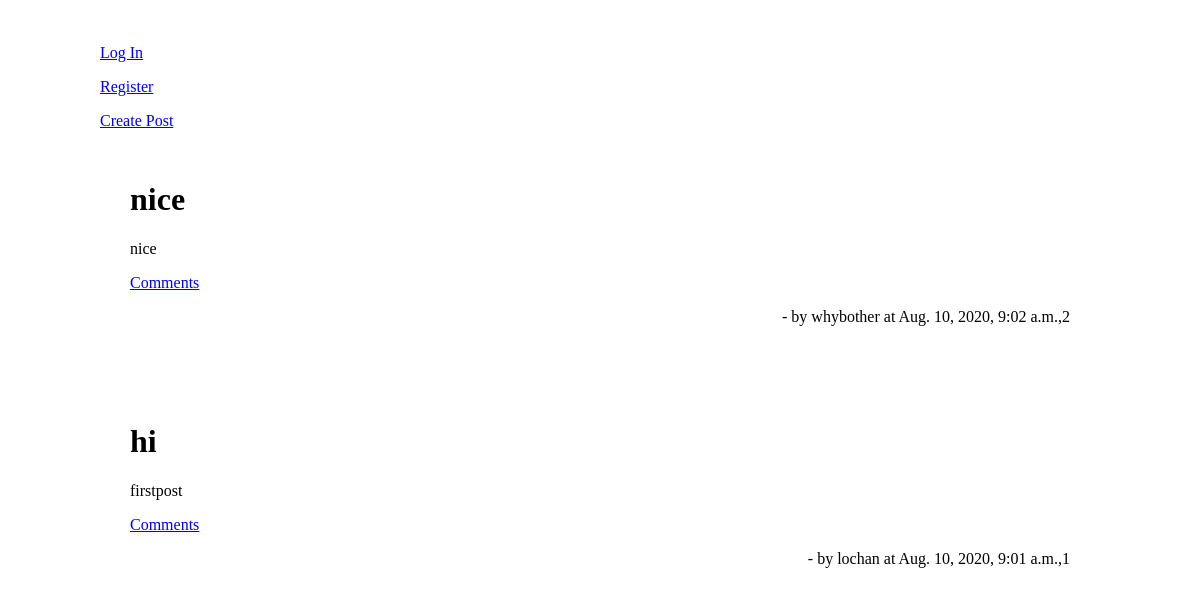
Before: / with the older database file.
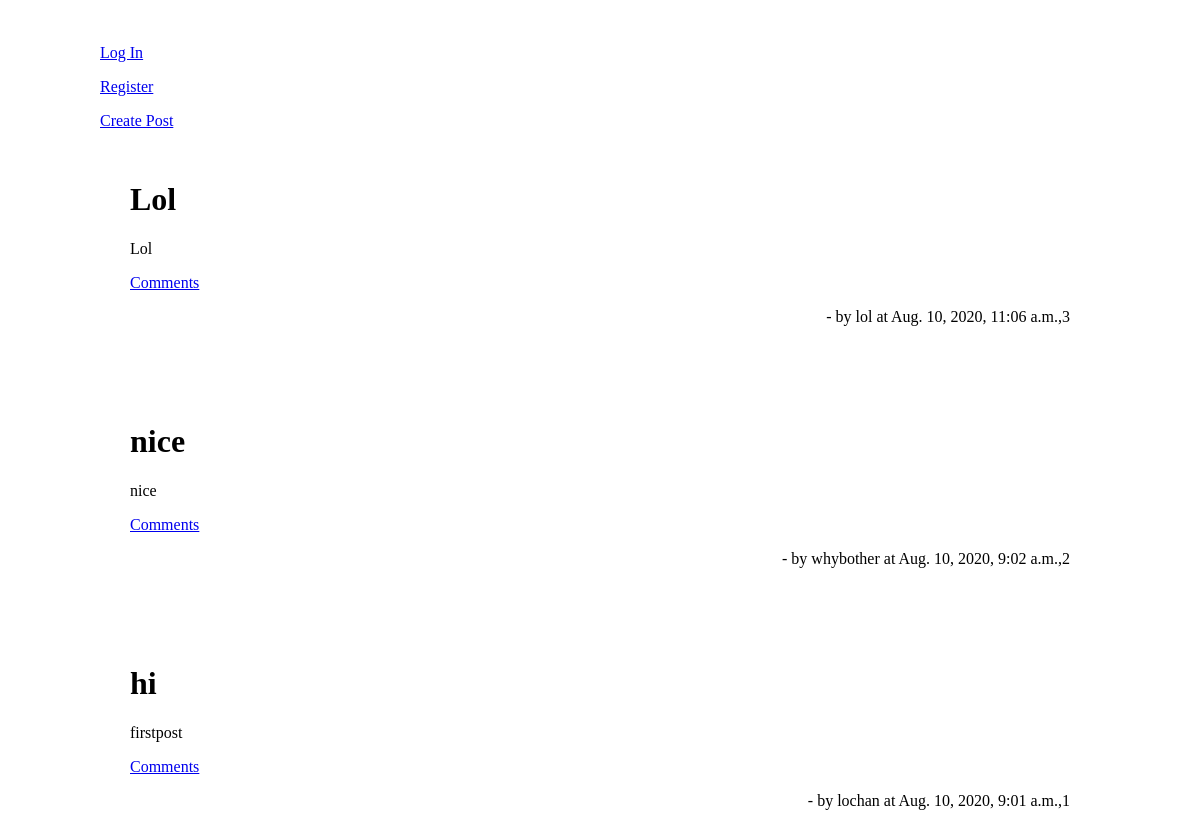
After: the same page with the newer database file.
### soc/models.py (models this page shows, shortened)
class post(models.Model):
	user = models.ForeignKey(User, on_delete=models.SET_NULL, null=True, blank=True)
	title = models.CharField(max_length = 100)
	text = models.CharField(max_length = 1000)
	time=models.DateTimeField(auto_now=True)

### soc/views.py (the view)
# urls.py: 2. Add a URL to urlpatterns:  path('', views.home, name='home')
def home(request):
	pps = post.objects.order_by('-time')
	context = {'posts':pps}
	return render(request, 'home.html', context)

### templates/home.html (shortened to what this page needs)
<!DOCTYPE html>
<html lang="en">
<head>
</head>
<body>
	<div style="width:1000px; margin: auto; padding:20px;">
		<div>
			{% if user.is_authenticated %}
				<p> Hello, {{request.user}} <a align="right" href="logout/">Log Out</a></p>
				<p align="right"></p>
			{% else %}
				<P><a href="login/">Log In</a></P>
				<p><a href="register/">Register</a></p>
			{% endif %}
      <span align="right"><a href="ce">Create Post</a></span>
		</div>
		{% for post in posts %}
		<div style="max-heigh:100px; overflow:hidden; padding: 30px;">
			<h1>{{post.title}}</h1>
			<p>{{post.text}}</p>
			<p align="left"><a href="/p/{{post.id}}">Comments</a></p>
			<p align="right">- by {{post.user}} at {{post.time}},{{post.id}}</p>
		</div>
		{% endfor %}
	</div>
</body>
</html>

Changed rows visible on the page:
added post: title "Lol", text "Lol", user "lol", time "Aug. 10, 2020, 11:06 a.m.", id "3"
